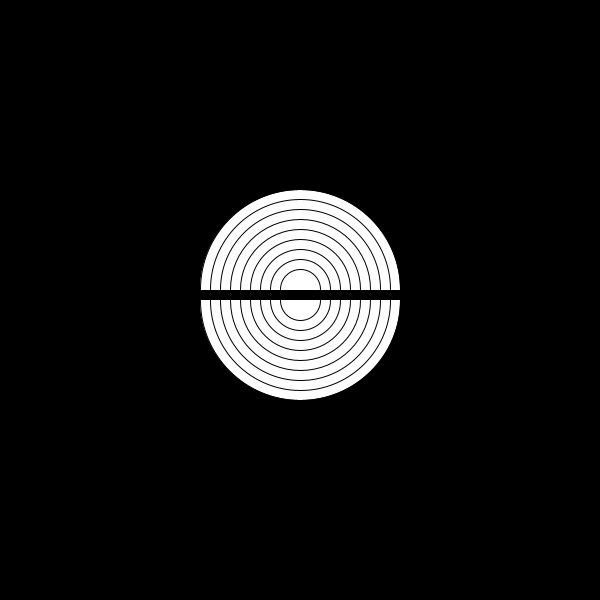
Frame 1 (no input)
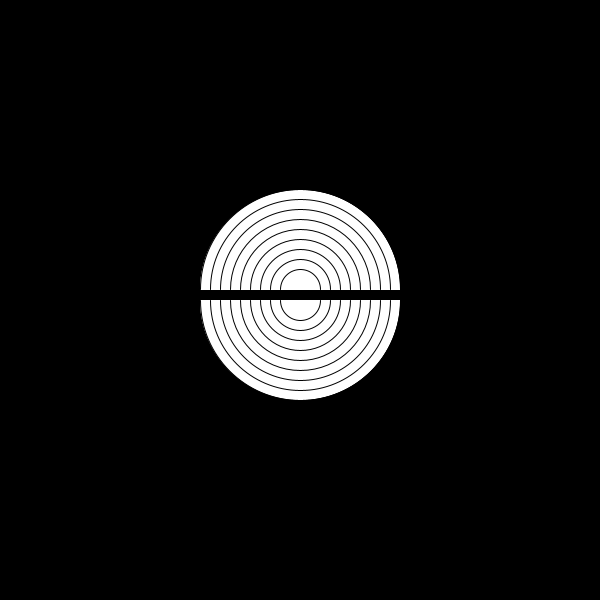
Frame 2 (the mouse pressed at the canvas centre, redrawn once)

The Processing sketch that drew these frames (run headless with seeded random() and noise(); the mouse was pressed at the canvas centre and the sketch redrawn once):

// Processing sketch: processing_86272
// ── processing_86272.pde

void setup()
{
  //taille de l'image
  size(600,600);
  background(0);
  smooth();
}
void draw()
{
  //arc de cercle en bas
  arc(300,300,200,200,0,PI);
  arc(300,300,180,180,0,PI);
  arc(300,300,160,160,0,PI);
  arc(300,300,140,140,0,PI);
  arc(300,300,120,120,0,PI);
  arc(300,300,100,100,0,PI);
  arc(300,300,80,80,0,PI);
  arc(300,300,60,60,0,PI);
  arc(300,300,40,40,0,PI);
  //ouverture matrice
  pushMatrix();
  //faire descendre l'arc
  translate(600,690);
  //rotation a 180°
  rotate(PI);
  //arc de cercle en haut
  arc(300,400,200,200,0,PI);
    arc(300,400,180,180,0,PI);
  arc(300,400,160,160,0,PI);
  arc(300,400,140,140,0,PI);
  arc(300,400,120,120,0,PI);
  arc(300,400,100,100,0,PI);
  arc(300,400,80,80,0,PI);
  arc(300,400,60,60,0,PI);
  arc(300,400,40,40,0,PI);
//fermture de la matrice
  popMatrix();
  noLoop();
}
